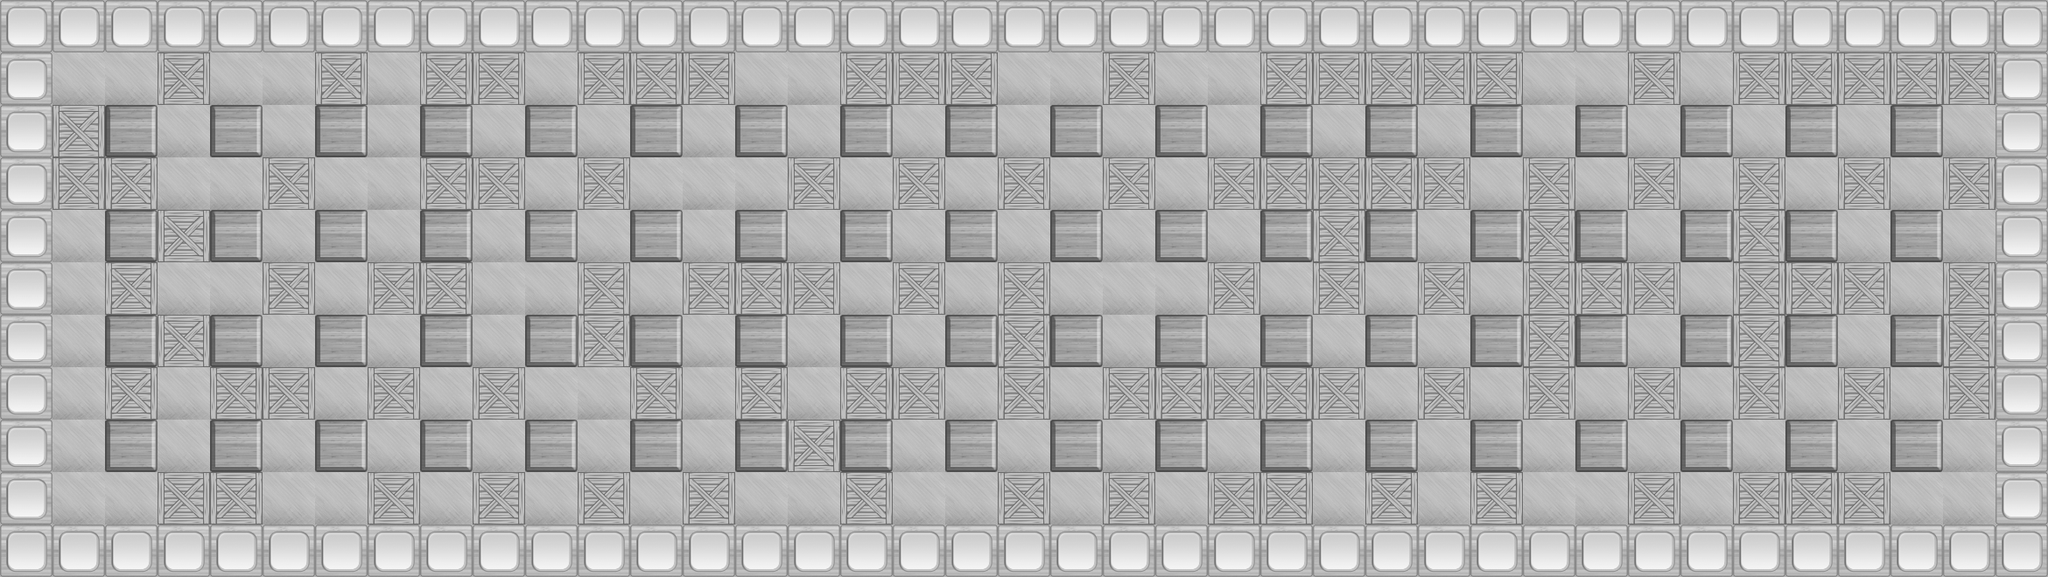

This game map was drawn from its Tiled (.tmx) file and the tilesets committed beside it. A one-line description and the trimmed map source follow:
An orthogonal 39x11 tile map with 60x60 px tiles, 4 tile layers (BG, NonDestructive, Foreground, Meta), 5 tilesets and 13 objects (10x enemy, 2x fast, player).

<map version="1.0" orientation="orthogonal" width="39" height="11" tilewidth="60" tileheight="60">
 <tileset firstgid="1" name="color" tilewidth="60" tileheight="60">
  <image source="color.png" width="240" height="60" />
  <tile id="1">
   <properties>
    <property name="Blastable" value="False" />
    <property name="Collidable" value="True" />
   </properties>
  </tile>
  <tile id="2">
   <properties>
    <property name="Blastable" value="True" />
    <property name="Collidable" value="True" />
   </properties>
  </tile>
 </tileset>
 <tileset firstgid="5" name="map1" tilewidth="60" tileheight="60">
  <image source="map1.png" width="420" height="420" />
 </tileset>
 <tileset firstgid="54" name="map2" tilewidth="60" tileheight="60">
  <image source="map2.png" width="420" height="420" />
 </tileset>
 <tileset firstgid="103" name="map3" tilewidth="60" tileheight="60">
  <image source="map3.png" width="420" height="420" />
 </tileset>
 <tileset firstgid="152" name="map4" tilewidth="60" tileheight="60">
  <image source="map4.png" width="420" height="420" />
 </tileset>
 <layer name="BG" width="39" height="11">
  <data>[429 cells, 429 non-empty, 1 distinct tile ids]</data>
 </layer>
 <layer name="NonDestructive" width="39" height="11">
  <data>[429 cells, 168 non-empty, 2 distinct tile ids]</data>
 </layer>
 <layer name="Foreground" width="39" height="11">
  <data>[429 cells, 112 non-empty, 1 distinct tile ids]</data>
 </layer>
 <layer name="Meta" width="39" height="11">
  <data>[429 cells, 280 non-empty, 2 distinct tile ids]</data>
 </layer>
 <objectgroup name="Objects" width="39" height="11">
  <object name="StartPoint" type="player" x="89" y="331" />
  <object name="enemy" x="929" y="393" />
  <object name="enemy" x="809" y="208" />
  <object name="enemy" x="329" y="93" />
  <object name="enemy" x="1291" y="332" />
  <object name="enemy" x="569" y="330" />
  <object name="fast" x="2127" y="388" />
  <object name="enemy" x="693" y="275" />
  <object name="enemy" x="1774" y="574" />
  <object name="enemy" x="1707" y="450" />
  <object name="enemy" x="809" y="270" />
  <object name="enemy" x="334" y="571" />
  <object name="fast" x="1053" y="569" />
 </objectgroup>
</map>
